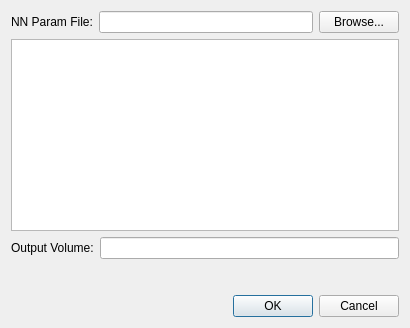
<?xml version="1.0" encoding="UTF-8"?>
<ui version="4.0">
 <class>NNVolumeClassificationDialog</class>
 <widget class="QDialog" name="NNVolumeClassificationDialog">
  <property name="geometry">
   <rect>
    <x>0</x>
    <y>0</y>
    <width>410</width>
    <height>328</height>
   </rect>
  </property>
  <property name="windowTitle">
   <string>Dialog</string>
  </property>
  <layout class="QVBoxLayout" name="verticalLayout">
   <item>
    <layout class="QHBoxLayout" name="horizontalLayout">
     <item>
      <widget class="QLabel" name="label_2">
       <property name="text">
        <string>NN Param File:</string>
       </property>
      </widget>
     </item>
     <item>
      <widget class="QLineEdit" name="leInputFile">
       <property name="minimumSize">
        <size>
         <width>200</width>
         <height>0</height>
        </size>
       </property>
      </widget>
     </item>
     <item>
      <widget class="QPushButton" name="pbBrowse">
       <property name="text">
        <string>Browse...</string>
       </property>
      </widget>
     </item>
    </layout>
   </item>
   <item>
    <widget class="QPlainTextEdit" name="teInfo">
     <property name="readOnly">
      <bool>true</bool>
     </property>
    </widget>
   </item>
   <item>
    <layout class="QGridLayout" name="gridLayout">
     <item row="0" column="1">
      <widget class="QLineEdit" name="leOutput"/>
     </item>
     <item row="0" column="0">
      <widget class="QLabel" name="label_4">
       <property name="text">
        <string>Output Volume:</string>
       </property>
      </widget>
     </item>
    </layout>
   </item>
   <item>
    <spacer name="verticalSpacer">
     <property name="orientation">
      <enum>Qt::Vertical</enum>
     </property>
     <property name="sizeHint" stdset="0">
      <size>
       <width>20</width>
       <height>6</height>
      </size>
     </property>
    </spacer>
   </item>
   <item>
    <widget class="QDialogButtonBox" name="buttonBox">
     <property name="orientation">
      <enum>Qt::Horizontal</enum>
     </property>
     <property name="standardButtons">
      <set>QDialogButtonBox::Cancel|QDialogButtonBox::Ok</set>
     </property>
    </widget>
   </item>
  </layout>
 </widget>
 <tabstops>
  <tabstop>leInputFile</tabstop>
  <tabstop>pbBrowse</tabstop>
  <tabstop>teInfo</tabstop>
  <tabstop>leOutput</tabstop>
 </tabstops>
 <resources/>
 <connections>
  <connection>
   <sender>buttonBox</sender>
   <signal>accepted()</signal>
   <receiver>NNVolumeClassificationDialog</receiver>
   <slot>accept()</slot>
   <hints>
    <hint type="sourcelabel">
     <x>248</x>
     <y>254</y>
    </hint>
    <hint type="destinationlabel">
     <x>157</x>
     <y>274</y>
    </hint>
   </hints>
  </connection>
  <connection>
   <sender>buttonBox</sender>
   <signal>rejected()</signal>
   <receiver>NNVolumeClassificationDialog</receiver>
   <slot>reject()</slot>
   <hints>
    <hint type="sourcelabel">
     <x>316</x>
     <y>260</y>
    </hint>
    <hint type="destinationlabel">
     <x>286</x>
     <y>274</y>
    </hint>
   </hints>
  </connection>
 </connections>
</ui>
